Frame 1 (no input): blank canvas, image omitted
Frame 60 (no input): blank canvas, image omitted
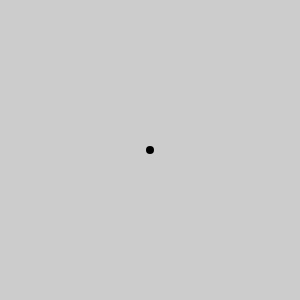
Frame 120 (the mouse pressed at the canvas centre since frame 60)

The p5.js sketch whose frames 1 and 60 were blank and that drew this single picture after the mouse press (run headless with seeded random() and noise() and a simulated clock; from frame 60 on, the mouse is pressed at the canvas centre):

// p5.js sketch
// ── sketch.js
function setup() {
  createCanvas(300, 300);
  strokeWeight(8);
}

function draw() {
  background(204);
line(mouseX,mouseY,pmouseX,pmouseY);
console.log("Hello World!"); 
}
